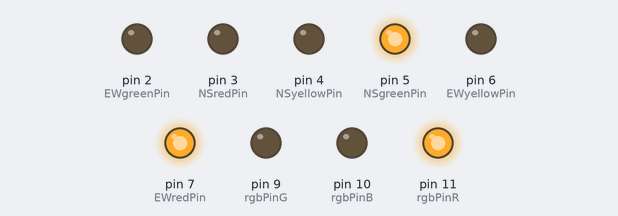
Bench run of a sketch on a simulated Arduino Uno, built with avr-gcc and run on an emulated ATmega328P. Shown: output pins drawn as LEDs (lit = HIGH).

Above: at 2.0 s.
At 5.0 s:
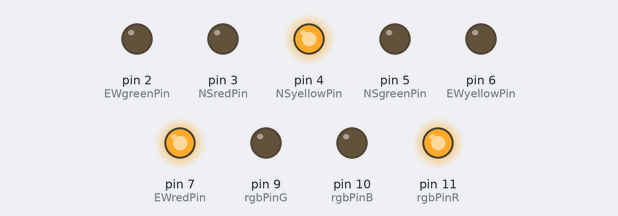
At 8.0 s:
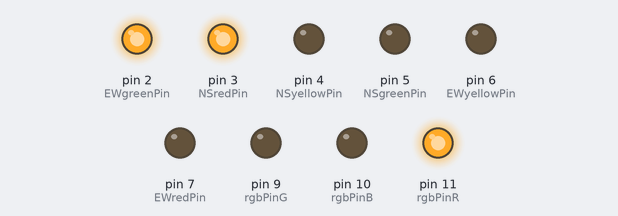
At 11.0 s:
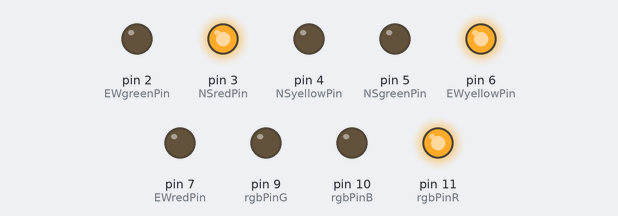
At 14.33 s:
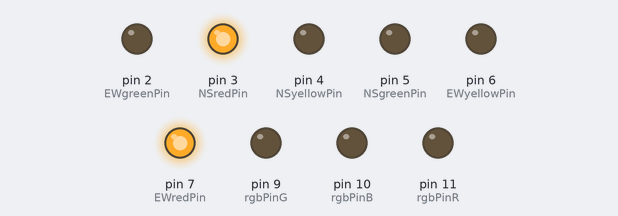
At 17.82 s:
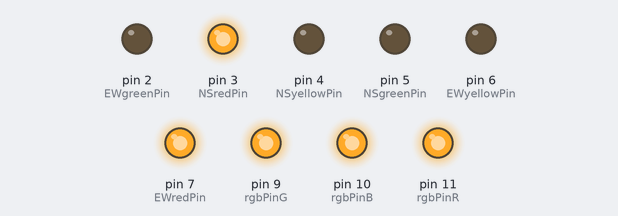
Timing chart, 0 to 20.6 s (numbered marks = the images above):
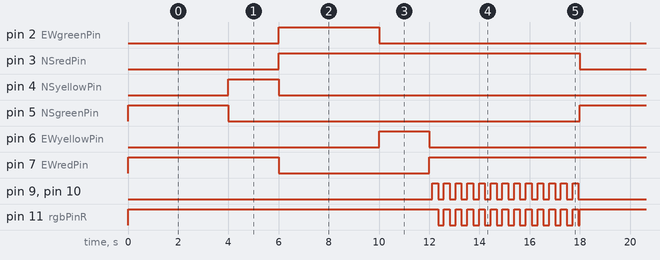

Measured:
- by itself, pin 2 (EWgreenPin), pin 5 (NSgreenPin): alternates HIGH for 4.0 s and LOW for 14.0 s
- by itself, pin 3 (NSredPin), pin 7 (EWredPin): alternates HIGH for 12.0 s and LOW for 6.0 s
- by itself, pin 4 (NSyellowPin), pin 6 (EWyellowPin): alternates HIGH for 2.0 s and LOW for 16.0 s
- by itself, pin 11 (rgbPinR): goes HIGH 12.3 s, 12 × (LOW 0.23 s, HIGH 0.23 s), LOW 0.06 s, HIGH 12.3 s, 12 × (LOW 0.23 s, HIGH 0.23 s), LOW 0.12 s, then HIGH
- by itself, pin 9 (rgbPinG), pin 10 (rgbPinB): goes 12 × (HIGH 0.23 s, LOW 0.23 s), HIGH 0.23 s, LOW 12.1 s, 12 × (HIGH 0.23 s, LOW 0.23 s), HIGH 0.23 s, then LOW

The sketch:

stoplight_sandbox.ino
```cpp
/*  stoplight_sandbox
 *
 *  The Arduino should be wired with an rgb LED and two 'stoplights'
 *  The 'stoplights' should each be a row of three LEDS, a green, a yellow, and then a red.
 *  You can think of each 'stoplight' as controlling an intersection, either NS (North/South) or EW (East/West).
 *  I arbitrarily chose the 'stoplight' closer to the rgb LED to be NS and the one farther away to be EW.
 *
 */

const int rgbPinR = 11;     //rgb LED used for the walk light
const int rgbPinG = 9;
const int rgbPinB = 10;
const int NSgreenPin = 5;
const int NSyellowPin = 4;
const int NSredPin = 3;
const int EWgreenPin = 2;
const int EWyellowPin = 6;
const int EWredPin = 7;
const int redR = 255;       //defines the colors used by the rgb LED
const int redG = 0;
const int redB = 0;
const int whiteR = 255;
const int whiteG = 255;
const int whiteB = 255;
const int NSGTime = 4000;   //defines the time that each state will be on for
const int NSYTime = 2000;
const int EWGTime = 4000;
const int EWYTime = 2000;
const int PedTime = 6000;
const int deltaTWalk = 233; //sets the half-period of the blinking walk signal
int deltaT = 0;             //this is the variable we change when changing the timing of each state
long int accumulator = 0;
long int walkAccumulator = 0;
enum Direction {EWG, EWY, NSG, NSY, Ped}; //stoplight can be one of these 5 states: NS-Green, NS-Yellow, EW-Green, EW-Yellow, walk signal
Direction traffic = NSG;    //Starts at NSG
boolean walkOn = false;     //Used to blink the walk light at a set interval, true when on, false when off
boolean runPed = false;			//Because Ped state changes the traffic variable to NSG when run, I need a separate variable to tell me when I am in the Ped state
void setup() {
  	pinMode(rgbPinR, OUTPUT);
  	pinMode(rgbPinG, OUTPUT);
  	pinMode(rgbPinB, OUTPUT);
  	pinMode(NSgreenPin, OUTPUT);
  	pinMode(NSyellowPin, OUTPUT);
  	pinMode(NSredPin, OUTPUT);
    pinMode(EWgreenPin, OUTPUT);
    pinMode(EWyellowPin, OUTPUT);
    pinMode(EWredPin, OUTPUT);
    digitalWrite(EWredPin, HIGH);     //Because NSG is part of a loop, it will only digitalWrite() to pins being changed. However, since
}                                     //EWredPin is supposed to be on at NSG but is not changed by it, I set it on here so that it wil be on in
                                      //the initial loop.
void loop() {
	if (millis() - accumulator > deltaT) {
    accumulator += deltaT;
		switch(traffic) {     //defines what each state of traffic does
			case NSG:   deltaT = NSGTime;
				          digitalWrite(rgbPinR, redR);
      	          digitalWrite(rgbPinG, redG);
      	          digitalWrite(rgbPinB, redB);
      	          digitalWrite(NSgreenPin, HIGH);
    	            digitalWrite(NSredPin, LOW);
    		          runPed = false;
                  walkOn = false;
    		          traffic = NSY;
    		          break;
    	case NSY:   deltaT = NSYTime;
                  digitalWrite(NSgreenPin, LOW);
                  digitalWrite(NSyellowPin, HIGH);
      	          traffic = EWG;
      	          break;
      case EWG:   deltaT = EWGTime;
                  digitalWrite(EWgreenPin, HIGH);
                  digitalWrite(EWredPin, LOW);
                  digitalWrite(NSyellowPin, LOW);
                  digitalWrite(NSredPin, HIGH);
      	          traffic = EWY;
      	          break;
      case EWY:   deltaT = EWYTime;
                  digitalWrite(EWyellowPin, HIGH);
                  digitalWrite(EWgreenPin, LOW);
    		          traffic = Ped;
    		          break;
    	case Ped:   deltaT = PedTime;
                  digitalWrite(EWredPin, HIGH);
    		          digitalWrite(EWyellowPin, LOW);
    		          traffic = NSG;
    		          runPed = true;
    		          break;
		}
	}
	if(millis()-walkAccumulator > deltaTWalk) {      //when the Ped state is active, this statement will control the blinking walk signal
  	walkAccumulator += deltaTWalk;
    if (runPed) {
    	if (!walkOn) {
      	digitalWrite(rgbPinR, whiteR);
        digitalWrite(rgbPinG, whiteG);
        digitalWrite(rgbPinB, whiteB);
    		walkOn = true;
  		} else if(walkOn) {
    		digitalWrite(rgbPinR, LOW);
        digitalWrite(rgbPinG, LOW);
        digitalWrite(rgbPinB, LOW);
        walkOn = false;
  		}
  	}
	}
}
```
